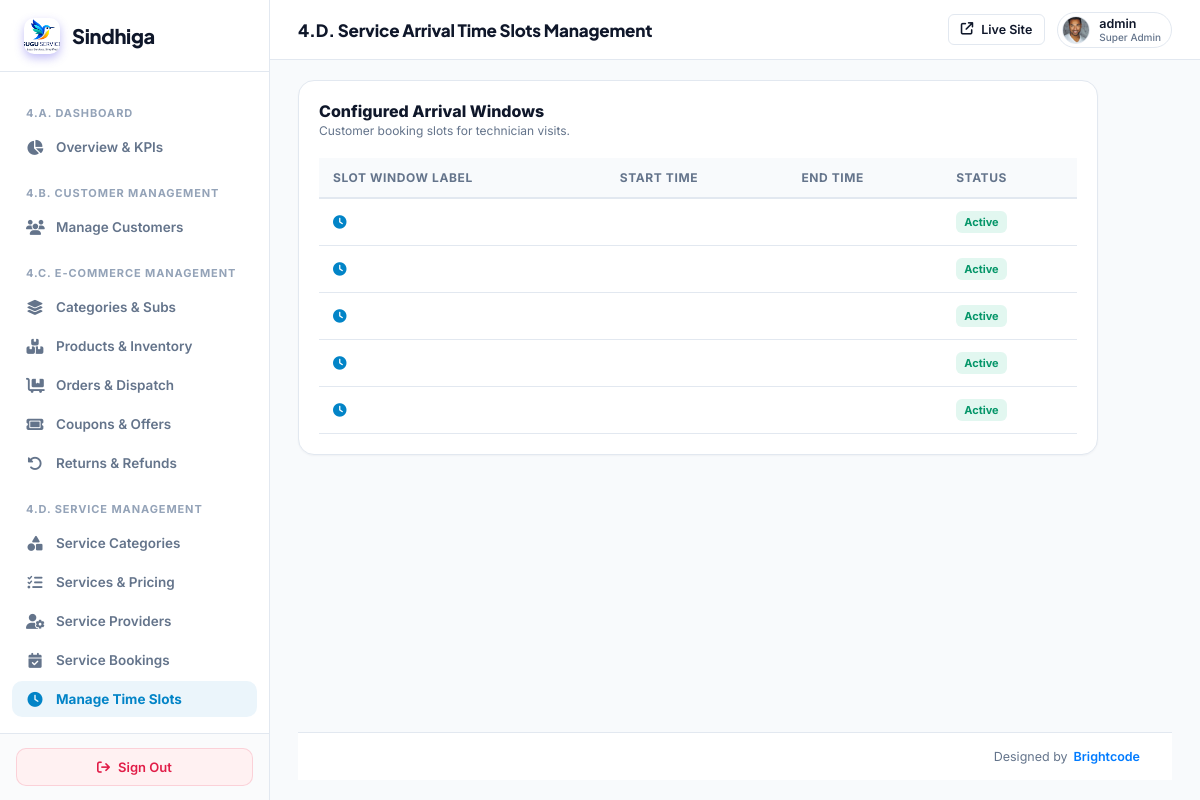
/super-admin/services/time-slots/ (signed in), run on the app's committed database.
### myapp/models.py (models this page shows, shortened)
class CustomUser(AbstractUser):
    ROLE_CHOICES = (
        ('ADMIN', 'Admin'),
        ('SERVICE_PROVIDER', 'Service Provider'),
        ('VENDOR', 'Vendor / Service Provider'),
        ('DELIVERY_PARTNER', 'Delivery Partner'),
        ('CUSTOMER', 'Customer'),
        ('USER', 'User / Customer'),
    )
    role = models.CharField(max_length=25, choices=ROLE_CHOICES, default='CUSTOMER')
    assigned_state = models.CharField(max_length=100, blank=True, null=True, help_text="Assigned State/Territory for Area Admin")
    assigned_city = models.CharField(max_length=100, blank=True, null=True, help_text="Assigned City (optional) for Area Admin")

class UserProfile(models.Model):
    user = models.OneToOneField(CustomUser, on_delete=models.CASCADE, related_name='user_profile')
    phone_number = models.CharField(max_length=20, blank=True, null=True)
    city = models.CharField(max_length=100, blank=True, null=True)
    state = models.CharField(max_length=100, blank=True, null=True)
    profile_image = models.ImageField(upload_to='user_profiles/', null=True, blank=True)

class ServiceTimeSlot(models.Model):
    start_time = models.CharField(max_length=20, help_text="e.g. 09:00 AM")
    end_time = models.CharField(max_length=20, help_text="e.g. 11:00 AM")
    label = models.CharField(max_length=100, help_text="e.g. 09:00 AM - 11:00 AM (Morning)")
    order = models.IntegerField(default=0)
    is_active = models.BooleanField(default=True)
    class Meta:
        ordering = ['order', 'start_time']

### myapp/sindhiga_superadmin_canonical_views.py (the view)
# urls.py: path('super-admin/services/time-slots/', canon_admin.super_admin_service_time_slots, name='super_admin_service_time_slots'),
@user_passes_test(super_admin_check, login_url='/super-admin/login/')
def super_admin_service_time_slots(request):
    slots = ServiceTimeSlot.objects.all().order_by('order')
    return render(request, 'superadmin/service_time_slots.html', {'slots': slots})

### myapp/sindhiga_superadmin_canonical_views.py (called while the page is built)
def super_admin_check(user):
    return user.is_authenticated and (user.is_superuser or user.is_staff or getattr(user, 'role', '') == 'ADMIN')

### templates/superadmin/service_time_slots.html (shortened to what this page needs)
{% extends 'superadmin/base.html' %}
{% block header_title %}4.D. Service Arrival Time Slots Management{% endblock %}
{% block content %}
<div class="card" style="padding: 20px; max-width: 800px;">
  <div style="display: flex; justify-content: space-between; align-items: center; margin-bottom: 20px;">
    <div>
      <h3 style="font-size: 16px; font-weight: 800; color: var(--text-main); margin: 0;">Configured Arrival Windows</h3>
      <p style="font-size: 12px; color: var(--text-muted); margin: 2px 0 0;">Customer booking slots for technician visits.</p>
    </div>
  </div>
  <table class="data-table" style="width: 100%; border-collapse: collapse; font-size: 13px;">
    <thead>
      <tr style="border-bottom: 2px solid var(--border); text-align: left; background: #f8fafc;">
        <th style="padding: 12px 14px; font-weight: 700; color: var(--text-muted);">Slot Window Label</th>
        <th style="padding: 12px 14px; font-weight: 700; color: var(--text-muted);">Start Time</th>
        <th style="padding: 12px 14px; font-weight: 700; color: var(--text-muted);">End Time</th>
        <th style="padding: 12px 14px; font-weight: 700; color: var(--text-muted);">Status</th>
      </tr>
    </thead>
    <tbody>
      {% for s in slots %}
      <tr style="border-bottom: 1px solid var(--border);">
        <td style="padding: 12px 14px;">
          <strong style="color: var(--text-main); font-size: 13.5px;"><i class="fa-solid fa-clock" style="color: var(--accent); margin-right: 6px;"></i> {{ s.slot_label }}</strong>
        </td>
        <td style="padding: 12px 14px; color: var(--text-muted);">{{ s.start_time|time:"h:i A" }}</td>
        <td style="padding: 12px 14px; color: var(--text-muted);">{{ s.end_time|time:"h:i A" }}</td>
        <td style="padding: 12px 14px;">
          {% if s.is_active %}
            <span class="badge" style="background: rgba(16,185,129,0.12); color: #059669; padding: 4px 8px; border-radius: 6px; font-weight: 700; font-size: 11px;">Active</span>
          {% else %}
            <span class="badge" style="background: rgba(100,116,139,0.12); color: #64748b; padding: 4px 8px; border-radius: 6px; font-weight: 700; font-size: 11px;">Disabled</span>
          {% endif %}
        </td>
      </tr>
      {% empty %}
      <tr>
        <td colspan="4" style="text-align: center; padding: 32px; color: var(--text-muted);">
          Standard time slots: 09:00 AM - 11:00 AM (Morning), 11:00 AM - 01:00 PM (Midday), 02:00 PM - 04:00 PM (Afternoon), 04:00 PM - 06:00 PM (Evening).
        </td>
      </tr>
      {% endfor %}
    </tbody>
  </table>
</div>
{% endblock %}

### templates/superadmin/base.html (shortened to what this page needs)
{% load static %}
<!DOCTYPE html>
<html lang="en">
<head>
  <link rel="stylesheet" href="https://cdnjs.cloudflare.com/ajax/libs/font-awesome/6.5.2/css/all.min.css">
</head>
<body>
  <aside class="sidebar">
    <a href="{% url 'super_admin_dashboard' %}" class="sidebar-brand">
      <div class="sidebar-brand-icon" style="background:transparent;padding:0;overflow:hidden;display:flex;align-items:center;justify-content:center;">
        <img src="{% static 'images/logo.png' %}" alt="Sindhiga" style="height:36px;width:auto;object-fit:contain;">
      </div>
      <span>Sindhiga</span>
    </a>
    <div class="sidebar-nav">
      <div class="nav-section">4.A. Dashboard</div>
      <a href="{% url 'super_admin_dashboard' %}" class="nav-item {% if request.path == '/super-admin/' %}active{% endif %}">
        <i class="fa-solid fa-chart-pie"></i>
        <span>Overview &amp; KPIs</span>
      </a>
      <div class="nav-section">4.B. Customer Management</div>
      <a href="{% url 'super_admin_customers' %}" class="nav-item {% if '/super-admin/customers' in request.path %}active{% endif %}">
        <i class="fa-solid fa-users"></i>
        <span>Manage Customers</span>
      </a>
      <div class="nav-section">4.C. E-Commerce Management</div>
      <a href="{% url 'super_admin_ecom_categories' %}" class="nav-item {% if '/super-admin/ecom/categories' in request.path %}active{% endif %}">
        <i class="fa-solid fa-layer-group"></i>
        <span>Categories &amp; Subs</span>
      </a>
      <a href="{% url 'super_admin_ecom_products' %}" class="nav-item {% if '/super-admin/ecom/products' in request.path %}active{% endif %}">
        <i class="fa-solid fa-boxes-stacked"></i>
        <span>Products &amp; Inventory</span>
      </a>
      <a href="{% url 'super_admin_ecom_orders' %}" class="nav-item {% if '/super-admin/ecom/orders' in request.path %}active{% endif %}">
        <i class="fa-solid fa-cart-flatbed"></i>
        <span>Orders &amp; Dispatch</span>
      </a>
      <a href="{% url 'super_admin_ecom_coupons' %}" class="nav-item {% if '/super-admin/ecom/coupons' in request.path %}active{% endif %}">
        <i class="fa-solid fa-ticket"></i>
        <span>Coupons &amp; Offers</span>
      </a>
      <a href="{% url 'super_admin_ecom_returns' %}" class="nav-item {% if '/super-admin/ecom/returns' in request.path %}active{% endif %}">
        <i class="fa-solid fa-rotate-left"></i>
        <span>Returns &amp; Refunds</span>
      </a>
      <div class="nav-section">4.D. Service Management</div>
      <a href="{% url 'super_admin_service_categories' %}" class="nav-item {% if '/super-admin/services/categories' in request.path %}active{% endif %}">
        <i class="fa-solid fa-shapes"></i>
        <span>Service Categories</span>
      </a>
      <a href="{% url 'super_admin_service_catalog' %}" class="nav-item {% if '/super-admin/services/catalog' in request.path %}active{% endif %}">
        <i class="fa-solid fa-list-check"></i>
        <span>Services &amp; Pricing</span>
      </a>
      <a href="{% url 'super_admin_service_providers' %}" class="nav-item {% if '/super-admin/services/providers' in request.path %}active{% endif %}">
        <i class="fa-solid fa-user-gear"></i>
        <span>Service Providers</span>
      </a>
      <a href="{% url 'super_admin_service_bookings' %}" class="nav-item {% if '/super-admin/services/bookings' in request.path %}active{% endif %}">
        <i class="fa-solid fa-calendar-check"></i>
        <span>Service Bookings</span>
      </a>
      <a href="{% url 'super_admin_service_time_slots' %}" class="nav-item {% if '/super-admin/services/time-slots' in request.path %}active{% endif %}">
        <i class="fa-solid fa-clock"></i>
        <span>Manage Time Slots</span>
      </a>
      <div class="nav-section">4.E. Delivery Management</div>
    </div>
    <div class="sidebar-footer">
      <a href="{% url 'logout' %}" class="btn-logout">
        <i class="fa-solid fa-arrow-right-from-bracket"></i>
        <span>Sign Out</span>
      </a>
    </div>
  </aside>
  <main class="main-area">
    <header class="header">
      <div class="header-title">
        {% block header_title %}Control Center{% endblock %}
      </div>
      <div class="header-actions">
        <a href="/" target="_blank" class="btn btn-outline btn-sm" title="Preview Public Site">
          <i class="fa-solid fa-arrow-up-right-from-square"></i>
          <span>Live Site</span>
        </a>
        <div class="admin-profile" style="display: flex; align-items: center; gap: 9px; padding: 3px 10px 3px 4px; background: #ffffff; border-radius: 20px; border: 1px solid #e2e8f0;">
          {% if request.user.user_profile.profile_image %}
            <img src="{{ request.user.user_profile.profile_image.url }}" alt="{{ request.user.username }}" style="width: 28px; height: 28px; border-radius: 50%; object-fit: cover; border: 1px solid #e2e8f0; flex-shrink: 0;">
          {% else %}
            <div class="avatar" style="width: 28px; height: 28px; font-size: 12px; background: #f1f5f9; color: #475569; border: 1px solid #e2e8f0;">
              {{ request.user.username|slice:":1"|upper }}
            </div>
          {% endif %}
          <div style="font-size: 12.5px; font-weight: 600; color: #0f172a; line-height: 1.2;">
            {{ request.user.username }}
            <span style="display: block; font-size: 10px; color: #64748b; font-weight: 500;">Super Admin</span>
          </div>
        </div>
      </div>
    </header>
    <div class="content-wrapper" style="display:flex; flex-direction:column; min-height:calc(100vh - 64px);">
      <div class="content-container" style="flex:1;">
        {% block content %}{% endblock %}
      </div>
      <footer class="superadmin-footer" style="padding:16px 32px; background:#ffffff; border-top:1px solid #e2e8f0; display:flex; justify-content:flex-end; align-items:center; font-size:12.5px; color:#64748b; margin-top:auto;">
        <div style="display:flex; align-items:center; gap:6px;">
          <span>Designed by</span>
          <a href="https://www.brightcodess.com/" target="_blank" rel="noopener noreferrer" style="display:inline-flex; align-items:center; text-decoration:none;">
            <span style="display:none; color:#007bff; font-weight:600;">Brightcode</span>
          </a>
        </div>
      </footer>
    </div>
  </main>
</body>
</html>

### data on the page
CustomUser: user.user_profile.profile_image (picture), user.username "admin"
ServiceTimeSlot: is_active "Active"
ServiceTimeSlot: is_active "Active"
ServiceTimeSlot: is_active "Active"
ServiceTimeSlot: is_active "Active"
ServiceTimeSlot: is_active "Active"
